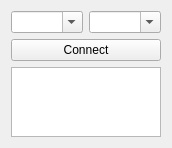
              <widget class="QWidget" name="page_6">
               <property name="geometry">
                <rect>
                 <x>0</x>
                 <y>0</y>
                 <width>158</width>
                 <height>148</height>
                </rect>
               </property>
               <attribute name="label">
                <string>Send data</string>
               </attribute>
               <layout class="QGridLayout" name="gridLayout_25">
                <item row="1" column="0" colspan="2">
                 <widget class="QPushButton" name="but_open_com_send_data">
                  <property name="text">
                   <string>Connect</string>
                  </property>
                 </widget>
                </item>
                <item row="0" column="1">
                 <widget class="QComboBox" name="combo_box_baudrate_controller_send_data">
                  <property name="sizePolicy">
                   <sizepolicy hsizetype="Expanding" vsizetype="Fixed">
                    <horstretch>0</horstretch>
                    <verstretch>0</verstretch>
                   </sizepolicy>
                  </property>
                  <property name="editable">
                   <bool>true</bool>
                  </property>
                 </widget>
                </item>
                <item row="0" column="0">
                 <widget class="QComboBox" name="combo_box_com_controller_send_data">
                  <property name="sizePolicy">
                   <sizepolicy hsizetype="Expanding" vsizetype="Fixed">
                    <horstretch>0</horstretch>
                    <verstretch>0</verstretch>
                   </sizepolicy>
                  </property>
                  <property name="editable">
                   <bool>true</bool>
                  </property>
                 </widget>
                </item>
                <item row="2" column="0" colspan="2">
                 <widget class="QListView" name="listView_2"/>
                </item>
               </layout>
              </widget>
